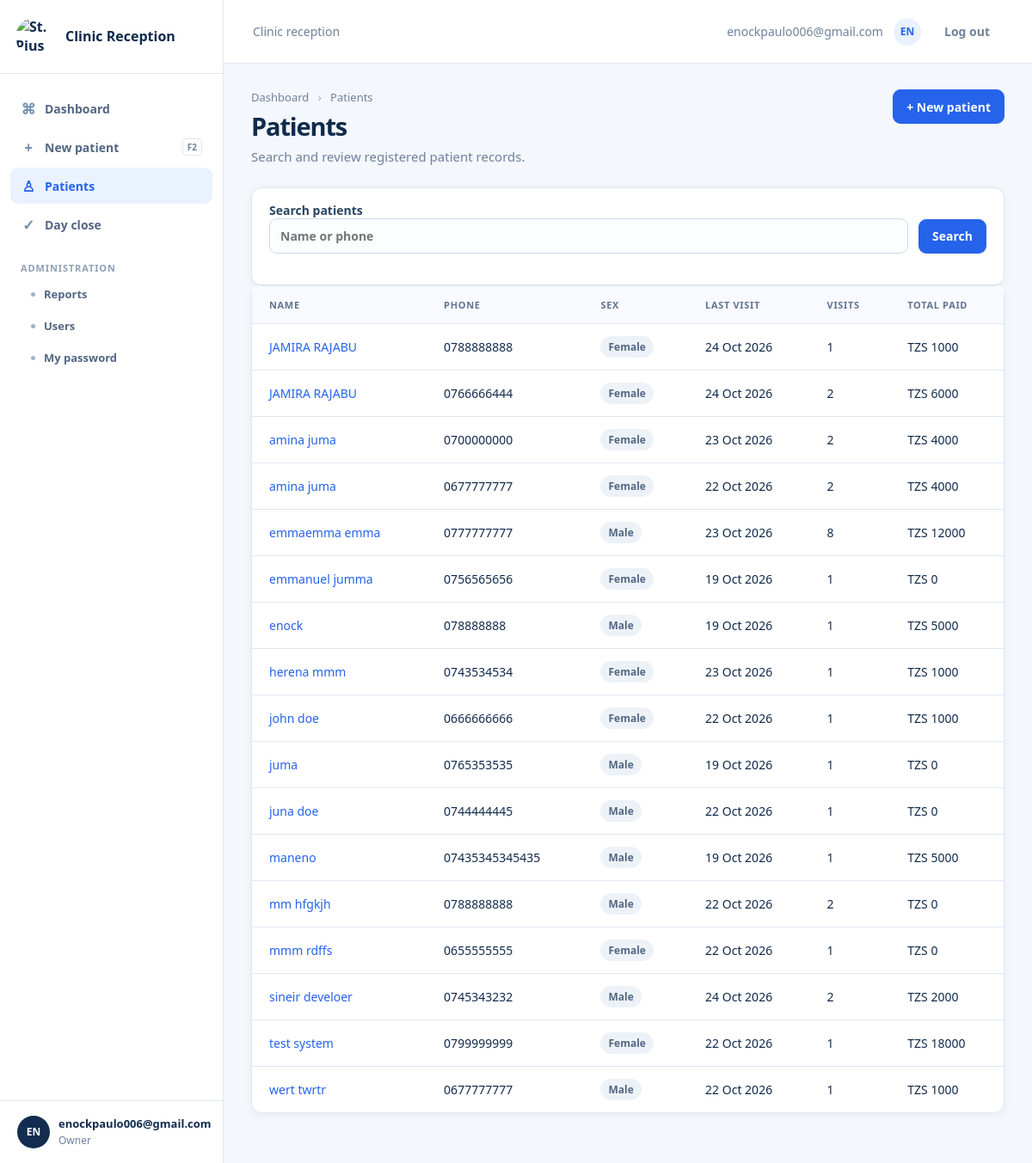
/patients/ (signed in), run on the app's committed database.
### reception/models.py (models this page shows, shortened)
class Patient(models.Model):
    SEX = [("M", "Male"), ("F", "Female")]
    name = models.CharField(max_length=120)
    first_name = models.CharField(max_length=60, blank=True, default="")
    second_name = models.CharField(max_length=60, blank=True, default="")
    phone = models.CharField(max_length=20, blank=True)
    sex = models.CharField(max_length=1, choices=SEX)
    created_at = models.DateTimeField(auto_now_add=True)
    created_by = models.ForeignKey(User, on_delete=models.PROTECT, related_name="+")

### reception/views.py (the view)
# urls.py: path("patients/", views.patient_list, name="patient_list"),
@login_required
def patient_list(request):
    query = request.GET.get("q", "").strip()
    patients = Patient.objects.annotate(last_visit=Max("visits__created_at"), visit_count=Count("visits"), total_paid=Sum("visits__payments__total"))
    if query:
        patients = patients.filter(Q(name__icontains=query) | Q(phone__icontains=query))
    page = Paginator(patients.order_by("name"), 25).get_page(request.GET.get("page"))
    return render(request, "reception/patient_list.html", {"page_obj": page, "query": query})

### reception/context_processors.py (called while the page is built)
def clinic_name(request):
    return {"CLINIC_NAME": get_clinic_name(), "is_owner": is_owner(request.user)}

### reception/services.py (called while the page is built)
def is_owner(user):
    return bool(
        user
        and user.is_authenticated
        and (
            user.is_superuser
            or user.groups.filter(name="Owner").exists()
        )
    )

### reception/templates/reception/patient_list.html
{% extends "reception/base.html" %}{% block content %}<div class="page-header"><div><div class="breadcrumbs">Dashboard <span>›</span> Patients</div><h1>Patients</h1><p class="page-subtitle">Search and review registered patient records.</p></div><a class="button" href="{% url 'visit_new' %}">+ New patient</a></div><section class="panel search-panel"><form method="get" class="search-bar"><label>Search patients<input name="q" value="{{ query }}" placeholder="Name or phone"></label><button>Search</button></form></section><section class="panel"><div class="panel-body flush"><table><thead><tr><th>Name</th><th>Phone</th><th>Sex</th><th>Last visit</th><th>Visits</th><th>Total paid</th></tr></thead><tbody>{% for patient in page_obj %}<tr><td><a href="{% url 'patient_detail' patient.pk %}">{{ patient.name }}</a></td><td>{{ patient.phone }}</td><td><span class="badge">{{ patient.get_sex_display }}</span></td><td>{{ patient.last_visit|date:"d M Y" }}</td><td>{{ patient.visit_count }}</td><td>TZS {{ patient.total_paid|default:0 }}</td></tr>{% empty %}<tr><td colspan="6" class="empty">No patients found.</td></tr>{% endfor %}</tbody></table></div></section><div class="pagination">{% if page_obj.has_previous %}<a href="?q={{ query }}&page={{ page_obj.previous_page_number }}">Previous</a>{% endif %}{% if page_obj.has_next %}<a href="?q={{ query }}&page={{ page_obj.next_page_number }}">Next</a>{% endif %}</div>{% endblock %}

### reception/templates/reception/base.html (shortened to what this page needs)
<!doctype html>
{% load static %}
<html lang="en">
<head>
    <link rel="stylesheet" href="{% static 'css/app.css' %}">
</head>
<body>
    <div class="app-shell">
        <aside class="sidebar">
            <a class="brand" href="{% url 'dashboard' %}">
                <img
                    class="brand-logo"
                    src="{% static 'images/st-pius-logo.png' %}"
                    alt="St. Pius Dispensary logo"
                >
                <span class="brand-name">{{ CLINIC_NAME }}</span>
            </a>
            <nav class="nav" aria-label="Main navigation">
                <a
                    class="nav-link {% if request.resolver_match.url_name == 'dashboard' %}active{% endif %}"
                    href="{% url 'dashboard' %}"
                >
                    <span class="nav-icon">⌘</span>
                    Dashboard
                </a>
                <a
                    id="new-patient-link"
                    class="nav-link {% if request.resolver_match.url_name == 'visit_new' %}active{% endif %}"
                    href="{% url 'visit_new' %}"
                >
                    <span class="nav-icon">+</span>
                    New patient
                    <kbd>F2</kbd>
                </a>
                <a
                    class="nav-link {% if request.resolver_match.url_name == 'patient_list' or request.resolver_match.url_name == 'patient_detail' %}active{% endif %}"
                    href="{% url 'patient_list' %}"
                >
                    <span class="nav-icon">♙</span>
                    Patients
                </a>
                <a
                    class="nav-link {% if request.resolver_match.url_name == 'day_close' %}active{% endif %}"
                    href="{% url 'day_close' %}"
                >
                    <span class="nav-icon">✓</span>
                    Day close
                </a>
                {% if is_owner %}
                    <div class="nav-group">Administration</div>
                    <a
                        class="nav-sub {% if request.resolver_match.url_name == 'reports' or request.resolver_match.url_name == 'report_day' %}active{% endif %}"
                        href="{% url 'reports' %}"
                    >
                        Reports
                    </a>
                    <a
                        class="nav-sub {% if request.resolver_match.url_name == 'user_list' or request.resolver_match.url_name == 'user_new' %}active{% endif %}"
                        href="{% url 'user_list' %}"
                    >
                        Users
                    </a>
                {% endif %}
                <a
                    class="nav-sub {% if request.resolver_match.url_name == 'account_password' %}active{% endif %}"
                    href="{% url 'account_password' %}"
                >
                    My password
                </a>
            </nav>
            <div class="sidebar-user">
                <span class="avatar">
                    {{ user.get_username|slice:':2'|upper }}
                </span>
                <span>
                    <strong>
                        {{ user.get_full_name|default:user.get_username }}
                    </strong>
                    <small>
                        {% if is_owner %}Owner{% else %}Receptionist{% endif %}
                    </small>
                </span>
            </div>
        </aside>
        <section class="shell">
            <header class="topbar">
                <div class="topbar-crumb">
                    {% block topbar %}Clinic reception{% endblock %}
                </div>
                <div class="topbar-user">
                    <span>{{ user.get_username }}</span>
                    <span class="avatar avatar-small">
                        {{ user.get_username|slice:':2'|upper }}
                    </span>
                    <form method="post" action="{% url 'logout' %}">
                        <button class="logout" type="submit">
                            Log out
                        </button>
                    </form>
                </div>
            </header>
            <main>
                {% block content %}{% endblock %}
            </main>
        </section>
    </div>
</body>
</html>

### data on the page
Patient: name "JAMIRA RAJABU", phone "0788888888", sex "Female", last_visit "24 Oct 2026", visit_count "1", total_paid "1000"
Patient: name "JAMIRA RAJABU", phone "0766666444", sex "Female", last_visit "24 Oct 2026", visit_count "2", total_paid "6000"
Patient: name "amina juma", phone "0700000000", sex "Female", last_visit "23 Oct 2026", visit_count "2", total_paid "4000"
Patient: name "amina juma", phone "0677777777", sex "Female", last_visit "22 Oct 2026", visit_count "2", total_paid "4000"
Patient: name "emmaemma emma", phone "0777777777", sex "Male", last_visit "23 Oct 2026", visit_count "8", total_paid "12000"
Patient: name "emmanuel jumma", phone "0756565656", sex "Female", last_visit "19 Oct 2026", visit_count "1", total_paid "0"
Patient: name "enock", phone "078888888", sex "Male", last_visit "19 Oct 2026", visit_count "1", total_paid "5000"
Patient: name "herena mmm", phone "0743534534", sex "Female", last_visit "23 Oct 2026", visit_count "1", total_paid "1000"
Patient: name "john doe", phone "0666666666", sex "Female", last_visit "22 Oct 2026", visit_count "1", total_paid "1000"
Patient: name "juma", phone "0765353535", sex "Male", last_visit "19 Oct 2026", visit_count "1", total_paid "0"
Patient: name "juna doe", phone "0744444445", sex "Male", last_visit "22 Oct 2026", visit_count "1", total_paid "0"
Patient: name "maneno", phone "07435345345435", sex "Male", last_visit "19 Oct 2026", visit_count "1", total_paid "5000"
Patient: name "mm hfgkjh", phone "0788888888", sex "Male", last_visit "22 Oct 2026", visit_count "2", total_paid "0"
Patient: name "mmm rdffs", phone "0655555555", sex "Female", last_visit "22 Oct 2026", visit_count "1", total_paid "0"
Patient: name "sineir develoer", phone "0745343232", sex "Male", last_visit "24 Oct 2026", visit_count "2", total_paid "2000"
Patient: name "test system", phone "0799999999", sex "Female", last_visit "22 Oct 2026", visit_count "1", total_paid "18000"
Patient: name "wert twrtr", phone "0677777777", sex "Male", last_visit "22 Oct 2026", visit_count "1", total_paid "1000"

### other printed values
{{ CLINIC_NAME }} "Clinic Reception"
{{ user.get_username|slice:':2'|upper }} "EN"
{{ user.get_full_name|default:user.get_username }} "enockpaulo006@gmail.com"
{{ user.get_username }} "enockpaulo006@gmail.com"
